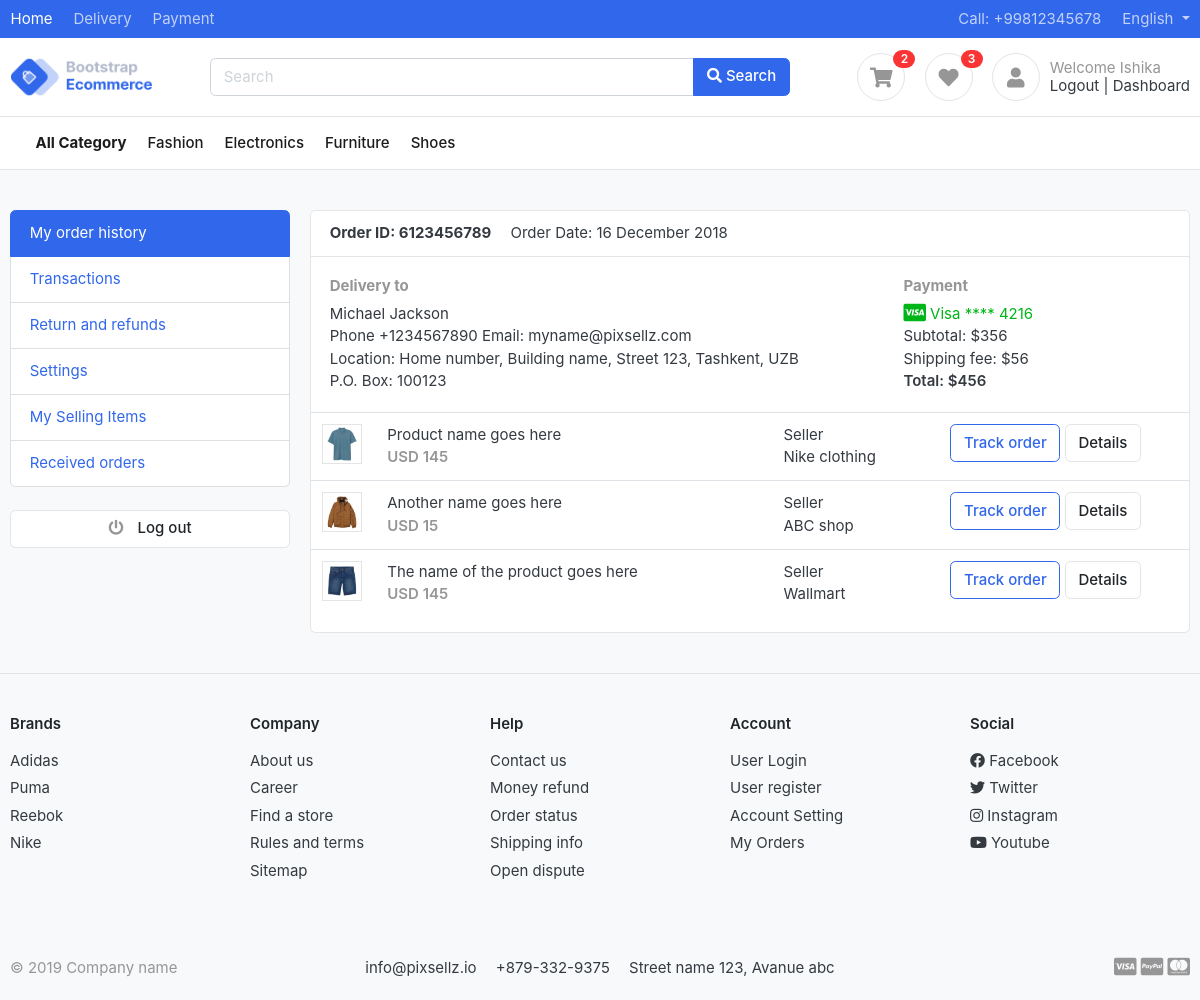
Screenshot of /Account/dashboard (signed in) with the database file from the repository.
### category/models.py (models this page shows)
class Category(models.Model):
    category_name = models.CharField(max_length=50, unique=True)
    slug = models.SlugField(max_length=100, unique=True)
    description = models.TextField(max_length=255, unique=True)
    category_image = models.ImageField(upload_to='photos/categories', blank=True) # the path where all images will be stored on upload
    date_created = models.DateTimeField(auto_now_add=True)
    class Meta:
        verbose_name = 'category'
        verbose_name_plural = 'categories'
    def get_url(self):
        return reverse('product', args=[self.slug])
    def __str__(self) -> str:
        return self.category_name

### Account/views.py (the view)
# urls.py: path('dashboard', views.dashboard, name='dashboard' ),
@login_required(login_url='login')
def dashboard(request):
    return render(request, 'dashboard.html')

### cart/context_processors.py (called while the page is built)
def get_count_of_items_in_cart(request):
    cart_count = 0
    if 'admin' in request.path:
        return {}
    else:
        try:
            cart = Cart.objects.filter(cart_id = views.get_cart_id(request))
            if request.user.is_authenticated:
                cartitems = CartItem.objects.all().filter(user=request.user)
            else:
                cartitems = CartItem.objects.all().filter(cart=cart[:1])
            for cartitem in cartitems:
                cart_count += 1
        except cart.DoesNotExist:
            cart_count = 0
    return {'cart_count': cart_count
           }

### cart/views.py (called while the page is built)
def get_cart_id(request): # private method
    cart = request.session.session_key
    if not cart:
        cart = request.session.create()
    return cart  # returns the cart id

### category/context_processors.py (called while the page is built)
def menu_links(request):
    links = Category.objects.all()
    print('LINK', dict(links=links))
    return dict(links=links)

### wishlist/context_processors.py (called while the page is built)
def get_count_of_items_in_wishlist(request):
    wishlist_count = 0
    if 'admin' in request.path:
        return {}
    else:
        try:
            if request.user.is_authenticated:
                wishlistitems = Wishlist_Items.objects.all().filter(user=request.user)
            else:
                wishlist = Wishlist.objects.filter(wishlist_id = views.get_wishlist_id(request))
                wishlistitems = Wishlist_Items.objects.all().filter(wishlist=wishlist[:1])
            for items in wishlistitems:
                wishlist_count += 1
        except wishlist.DoesNotExist:
            wishlist_count = 0
    return {'wishlist_count': wishlist_count
           }

### templates/dashboard.html (shortened to what this page needs)
{% extends 'base.html' %}
{% load static %}
{% block content %}
<section class="section-conten padding-y bg">
    <div class="container">
        <div class="row">
        <aside class="col-md-3">
            <ul class="list-group">
                <a class="list-group-item active" href="#"> My order history </a>
                <a class="list-group-item" href="#"> Transactions </a>
                <a class="list-group-item" href="#"> Return and refunds </a>
                <a class="list-group-item" href="#">Settings </a>
                <a class="list-group-item" href="#"> My Selling Items </a>
                <a class="list-group-item" href="#"> Received orders </a>
            </ul>
            <br>
            <a class="btn btn-light btn-block" href="{% url 'logout' %}"> <i class="fa fa-power-off"></i> <span class="text">Log out</span> </a>
        </aside>
        <main class="col-md-9">
            <article class="card">
            <header class="card-header">
                <strong class="d-inline-block mr-3">Order ID: 6123456789</strong>
                <span>Order Date: 16 December 2018</span>
            </header>
            <div class="card-body">
                <div class="row">
                    <div class="col-md-8">
                        <h6 class="text-muted">Delivery to</h6>
                        <p>Michael Jackson <br>
                        Phone +1234567890 Email: myname@pixsellz.com <br>
                        Location: Home number, Building name, Street 123,  Tashkent, UZB <br>
                        P.O. Box: 100123
                         </p>
                    </div>
                    <div class="col-md-4">
                        <h6 class="text-muted">Payment</h6>
                        <span class="text-success">
                            <i class="fab fa-lg fa-cc-visa"></i>
                            Visa  **** 4216
                        </span>
                        <p>Subtotal: $356 <br>
                         Shipping fee:  $56 <br>
                         <span class="b">Total:  $456 </span>
                        </p>
                    </div>
                </div>
            </div>
            <div class="table-responsive">
            <table class="table table-hover">
                <tr>
                    <td width="65">
                        <img src="../images/items/1.jpg" class="img-xs border">
                    </td>
                    <td>
                        <p class="title mb-0">Product name goes here </p>
                        <var class="price text-muted">USD 145</var>
                    </td>
                    <td> Seller <br> Nike clothing </td>
                    <td width="250"> <a href="#" class="btn btn-outline-primary">Track order</a> <a href="#" class="btn btn-light"> Details </a> </td>
                </tr>
                <tr>
                    <td>
                        <img src="../images/items/2.jpg" class="img-xs border">
                    </td>
                    <td>
                        <p class="title mb-0">Another name goes here </p>
                        <var class="price text-muted">USD 15</var>
                    </td>
                    <td> Seller <br> ABC shop </td>
                    <td> <a href="#" class="btn btn-outline-primary">Track order</a> <a href="#" class="btn btn-light"> Details </a> </td>
                </tr>
                <tr>
                    <td>
                        <img src="../images/items/3.jpg" class="img-xs border">
                    </td>
                    <td>
                        <p class="title mb-0">The name of the product  goes here </p>
                        <var class="price text-muted">USD 145</var>
                    </td>
                    <td> Seller <br> Wallmart </td>
                    <td> <a href="#" class="btn btn-outline-primary">Track order</a> <a href="#" class="btn btn-light"> Details </a> </td>
                </tr>
            </table>
            </div>
            </article>
        </main>
    </div>
    </div>
    </section>
{% endblock %}

### templates/navbar.html (shortened to what this page needs)
{% load static %}
<header class="section-header">
    <nav class="navbar navbar-dark navbar-expand p-0 bg-primary">
        <div class="container">
            <ul class="navbar-nav d-none d-md-flex mr-auto">
                <li class="nav-item"><a class="nav-link" href="#">Home</a></li>
                <li class="nav-item"><a class="nav-link" href="#">Delivery</a></li>
                <li class="nav-item"><a class="nav-link" href="#">Payment</a></li>
            </ul>
            <ul class="navbar-nav">
                <li class="nav-item"><a href="#" class="nav-link"> Call: +99812345678 </a></li>
                <li class="nav-item dropdown">
                    <a href="#" class="nav-link dropdown-toggle" data-toggle="dropdown"> English </a>
                </li>
            </ul>
        </div>
    </nav>
    <section class="header-main border-bottom">
        <div class="container">
            <div class="row align-items-center">
                <div class="col-lg-2 col-6">
                    <a href="{% url 'home'%}" class="brand-wrap">
                        <img class="logo" src="{% static 'images/logo.png'%}">
                    </a>
                </div>
                <div class="col-lg-6 col-12 col-sm-12">
                    <form action="{% url 'search' %}" class="search" method="GET">
                        <div class="input-group w-100">
                            <input type="text" class="form-control" placeholder="Search" name="keyword">
                            <div class="input-group-append">
                                <button class="btn btn-primary" type="submit">
                                    <i class="fa fa-search"></i> Search
                                </button>
                            </div>
                        </div>
                    </form>
                </div>
                <div class="col-lg-4 col-sm-6 col-12">
                    <div class="widgets-wrap float-lg-right">
                        <div class="widget-header  mr-3">
                            <a href="{% url 'cart' %}" class="icon icon-sm rounded-circle border"><i
                                    class="fa fa-shopping-cart"></i></a>
                            <span class="badge badge-pill badge-danger notify">{{cart_count}}</span>
                        </div>
                        <div class="widget-header  mr-3">
                            <a href="{% url 'wishlist' %}" data-original-title="View Wishlist" class="icon icon-sm rounded-circle border"><i class="fa fa-heart"></i></a>
                            <span class="badge badge-pill badge-danger notify">{{wishlist_count}}</span>
                        </div>
                        <div class="widget-header icontext">
                            <a href="#" class="icon icon-sm rounded-circle border"><i class="fa fa-user"></i></a>
                            {% if user.id is None %}
                            <div class="text">
                                <span class="text-muted">Welcome!</span>
                                <div>
                                    <a href="{% url 'login' %}">Sign in</a> |
                                    <a href="{% url 'register' %}"> Register</a>
                                </div>
                            </div>
                            {% else %}
                            <div class="text">
                                <span class="text-muted">Welcome {{user.username | capfirst}}</span>
                                <div>
                                    <a href="{% url 'logout' %}">Logout</a> |
                                    <a href="{% url 'dashboard' %}"> Dashboard</a>
                                </div>
                            </div>
                            {% endif %}
                        </div>
                    </div>
                </div>
            </div>
        </div>
    </section>
</header>
<nav class="navbar navbar-main navbar-expand-lg navbar-light border-bottom">
    <div class="container">
        <div class="collapse navbar-collapse" id="main_nav">
            <ul class="navbar-nav">
                <li class="nav-item">
                    <a class="nav-link" href="{% url 'general_product_page' %}"><b>All Category</b></a>
                </li>
                {% for category in links %}
                <li class="nav-item">
                    <a class="nav-link" href="{{category.get_url}}">{{category.category_name}} </a>
                </li>
                {% endfor %}
            </ul>
        </div>
    </div>
</nav>

### static/css/ui.css (style rules this page uses)
html { font-family: "Inter", sans-serif; font-size: 15px; }
.icon-xs, .icon-sm, .icon-md, .icon-lg { display: inline-block; text-align: center; flex-shrink: 0; flex-grow: 0; }
.icon-sm { width: 48px; height: 48px; line-height: 48px !important; font-size: 20px; }
.img-xs, .img-sm, .img-md, .img-lg { -o-object-fit: cover; object-fit: cover; flex-shrink: 0; flex-grow: 0; }
.img-xs { width: 40px; height: 40px; }
.padding-y { padding-top: 40px; padding-bottom: 40px; }
var { font-style: normal; }
article:after, .form-group:after { display: block; clear: both; content: ""; }
.bg { background-color: #f8f9fa; }
.b { font-weight: 600; }
p:last-child { margin-bottom: 0; }
.header-main { position: relative; padding-top: 1rem; padding-bottom: 1rem; }
.brand-wrap .logo, .navbar-brand .logo { margin-right: 7px; max-height: 42px; display: inline-block; }
.navbar-main .nav-link { font-weight: 500; color: #1c1c1c; }
.widget-header { display: inline-block; vertical-align: middle; position: relative; }
.widget-header a { color: #343a40; }
.widget-header i { color: #969696; }
.widget-header .notify { position: absolute; top: -3px; right: -10px; }
.btn-light { background-color: #fff; border-color: #e4e4e4; }
.btn-light i { color: #969696; }
.btn i + .text { margin-left: 10px; }
.icontext { display: inline-flex; align-items: center; vertical-align: middle; }
.icontext .text { width: 100%; line-height: 1.2; }
.icontext .icon { position: relative; margin-right: 10px; flex-shrink: 0; flex-grow: 0; }
.notify { position: absolute; top: -4px; right: -10px; display: inline-block; padding: 0.25em 0.6em; font-size: 12px; line-height: 1; text-align: center; border-radius: 3rem; color: #fff; background-color: #fa3434; }
.price { font-weight: 600; color: #212529; }

### rows the page displays
Category: category_name "Fashion"
Category: category_name "Electronics"
Category: category_name "Furniture"
Category: category_name "Shoes"

### other values shown
{{ cart_count }} "2"
{{ wishlist_count }} "3"
{{ user.username | capfirst }} "Ishika"
